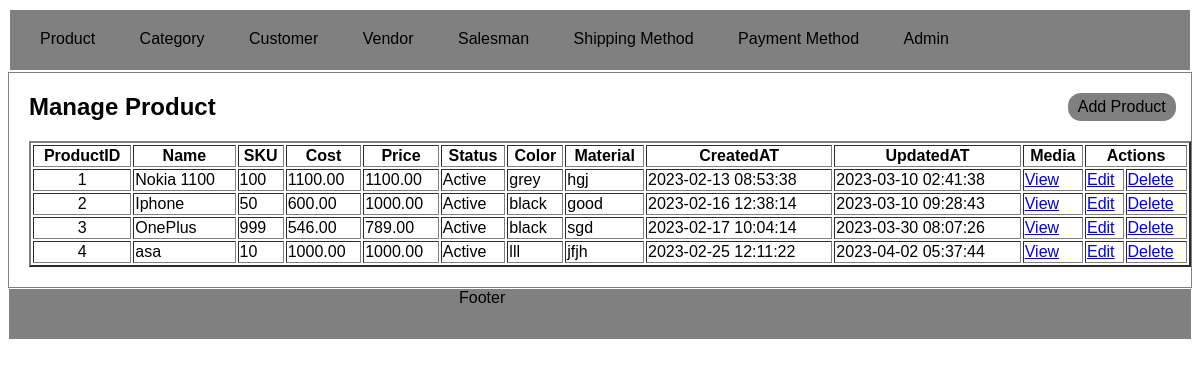
The app's page /index.php?c=product&a=grid with its own data.
### tables this page shows
CREATE TABLE `product` (
  `product_id` int(11) NOT NULL,
  `name` varchar(255) NOT NULL,
  `sku` varchar(20) NOT NULL,
  `cost` decimal(10,2) NOT NULL,
  `price` decimal(10,2) NOT NULL,
  `description` text NOT NULL,
  `status` enum('1','2') NOT NULL,
  `color` varchar(100) NOT NULL,
  `material` varchar(100) NOT NULL,
  `created_at` datetime DEFAULT NULL,
  `updated_at` datetime DEFAULT NULL
);

### Model/Core/View.php (called while the page is built, shortened)
<?php
class Model_Core_View
{
	protected $template = Null;
	protected $data = [];
	public function __get($key)
	{
		return $this->data[$key];
	}
	public function setTemplate($path)
	{
		$this->template = $path;
		return $this;
	}
	public function getTemplate()
	{
		return $this->template;
	}
	public function setData($data)
	{
		$this->data = $data;
		return $this;
	}
	public function render()
	{
		require_once 'View'.DS.$this->getTemplate();
	}
}

### Controller/Core/Action.php (called while the page is built, shortened)
<?php
class Controller_Core_Action
{
	protected $view = Null;
	public function setView($view)
	{
		$this->view = $view;
		return $this;
	}
	public function getView()
	{
		if($this->view){
			return $this->view;
		}
		$view = new Model_Core_View();
		return $view;
	}
	public function render()
	{
		$this->getView()->render();
	}
}

### Controller/Product.php (called while the page is built, shortened)
<?php
class Controller_Product extends Controller_Core_Action
{
	public function gridAction()
	{
		$sql = "SELECT * FROM `product`";
		$row = Ccc::getModel('Product_Row');
		$products = $row->fetchAll($sql);
		$this->render();
	}
}
?>

### Index.php (called while the page is built, shortened)
<?php
class Ccc
{
	static function init()
	{
		$front = new Controller_Core_Front();
		$front->init();
	}
}
Ccc :: init();
?>

### Model/Core/Table/Row.php (called while the page is built, shortened)
<?php
class Model_Core_Table_Row
{
	protected $data = [];
	public function __get($key)
	{
		return $this->data[$key];
	}
	public function getStatusText()
	{
		$statuses = $this->getTable()->getStatusOptions();
		if(array_key_exists($this->status, $statuses)){
			return $statuses[$this->status];
		}
		return $statuses[Model_Core_Table::STATUS_DEFAULT];
	}
	public function setTable($tableModel){
		return $this;
	}
	public function getTable()
	{
		$tableModel = new $model();
		return $tableModel;
	}
	public function fetchAll($sql)
	{
		$arrayData = $this->getTable()->fetchAll($sql);
		return $arrayData;
	}
	public function setData(array $data)
	{
		$this->data = array_merge($this->data,$data);
		return $this;
	}
}

### Model/Core/Adapter.php (called while the page is built, shortened)
<?php
class Model_Core_Adapter
{
	protected $config = [
		'servername' => 'localhost',
		'username' => 'root',
		'password' => '',
		'dbname' => 'project-ujjawal-rajyaguru-04-average'
	];
	public function connect()
	{
		$this->conn = mysqli_connect($this->config['servername'],$this->config['username'],$this->config['password'],$this->config['dbname']);
		return $this->conn;
	}
	public function query($sql)
	{
		$connect = $this->connect();
		return $connect->query($sql);
	}
	public function fetchAll($sql)
	{
		$result = $this->query($sql);
		return $result->fetch_all(MYSQLI_ASSOC);
	}
}

### Model/Core/Table.php (called while the page is built, shortened)
<?php
class Model_Core_Table
{
	public function getStatusOptions()
	{
		return [
			self::STATUS_ACTIVE => self::STATUS_ACTIVE_lBl,
			self::STATUS_INACTIVE => self::STATUS_INACTIVE_lBl
		];
	}
	public function getAdapter()
	{
		$adapter = new Model_Core_Adapter();
		return $adapter;
	}
	public function setTableName($tableName)
	{
		return $this;
	}
	public function setPrimaryKey($primaryKey)
	{
		return $this;
	}
	public function fetchAll($query)
	{
		$adapter = $this->getAdapter();
		$result = $adapter->fetchAll($query);
		return $result;
	}
}

### View/product/grid.phtml (the view, shortened to what this page needs)
<?php
$products = $this->products;
?>
<!DOCTYPE html>
<html>
<head>
	<link rel="stylesheet" type="text/css" href="View/skin/style.css">
</head>
<body>
	<?php require_once 'View/html/header.phtml'; ?>
	<div class="content-main">
		<div class="content">
			<h2>Manage Product</h2>
			<a href="<?php print_r($url->getUrl('add')); ?>">Add Product</a>
		</div>
		<table border="2px" width="100%">
			<tr>
				<th>ProductID</th>
				<th>Name</th>
				<th>SKU</th>
				<th>Cost</th>
				<th>Price</th>
				<th>Status</th>
				<th>Color</th>
				<th>Material</th>
				<th>CreatedAT</th>
				<th>UpdatedAT</th>
				<th>Media</th>
				<th colspan="2">Actions</th>
			</tr>
			<?php if(is_array($products)):?>
				<?php foreach ($products as $product):?>
				<tr>
					<td><center><?php echo $product->product_id;?></center></td>
					<td><?php echo $product->name; ?></td>
					<td><?php echo $product->sku; ?></td>
					<td><?php echo $product->cost; ?></td>
					<td><?php echo $product->price; ?></td>
					<td><?php echo $product->getStatusText() ?></td>
					<td><?php echo $product->color; ?></td>
					<td><?php echo $product->material; ?></td>
					<td><?php echo $product->created_at; ?></td>
					<td><?php echo $product->updated_at; ?></td>
					<td><a href="<?php print_r($url->getUrl('grid','product_media',['id'=>$product->product_id])); ?>">View</td>
					<td><a href="<?php print_r($url->getUrl('edit',Null,['id'=>$product->product_id])); ?>">Edit</td>
					<td><a href="<?php print_r($url->getUrl('delete',Null,['id'=>$product->product_id])); ?>">Delete</td>
				</tr>
				<?php endforeach; ?>
			<?php else: ?>
				<tr>
					<td colspan="14">Don't have any data.</td>
				</tr>
			<?php endif; ?>
		</table>
	</div>
	<?php require_once 'View/html/footer.phtml'; ?>
</body>
</html>

### View/skin/style.css (style rules this page uses)
* { font-family: Arial, Helvetica, sans-serif; }
.content-main { border: 1px solid grey; padding-left: 20px; padding-bottom: 20px; }
.content { display: flex; }
.content a { margin: 18px 0px 18px 850px; border: 2px solid white; background-color: grey; border-radius: 15px; padding: 5px 10px; text-decoration: none; color: black; }

### records on screen
product: product_id "1", name "Nokia 1100", sku "100", cost "1100.00", price "1100.00", status "Active", color "grey", material "hgj", created_at "2023-02-13 08:53:38", updated_at "2023-03-10 02:41:38"
product: product_id "2", name "Iphone", sku "50", cost "600.00", price "1000.00", status "Active", color "black", material "good", created_at "2023-02-16 12:38:14", updated_at "2023-03-10 09:28:43"
product: product_id "3", name "OnePlus", sku "999", cost "546.00", price "789.00", status "Active", color "black", material "sgd", created_at "2023-02-17 10:04:14", updated_at "2023-03-30 08:07:26"
product: product_id "4", name "asa", sku "10", cost "1000.00", price "1000.00", status "Active", color "lll", material "jfjh", created_at "2023-02-25 12:11:22", updated_at "2023-04-02 05:37:44"
